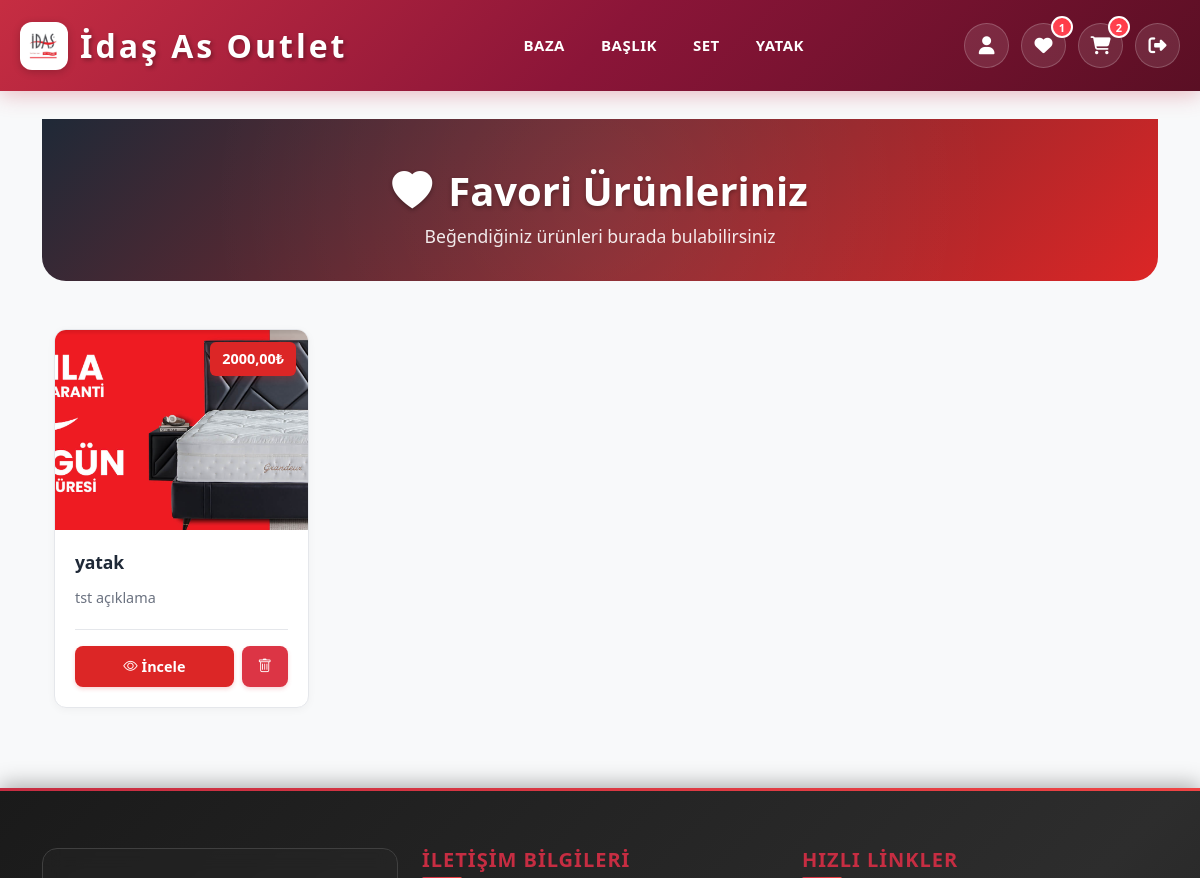
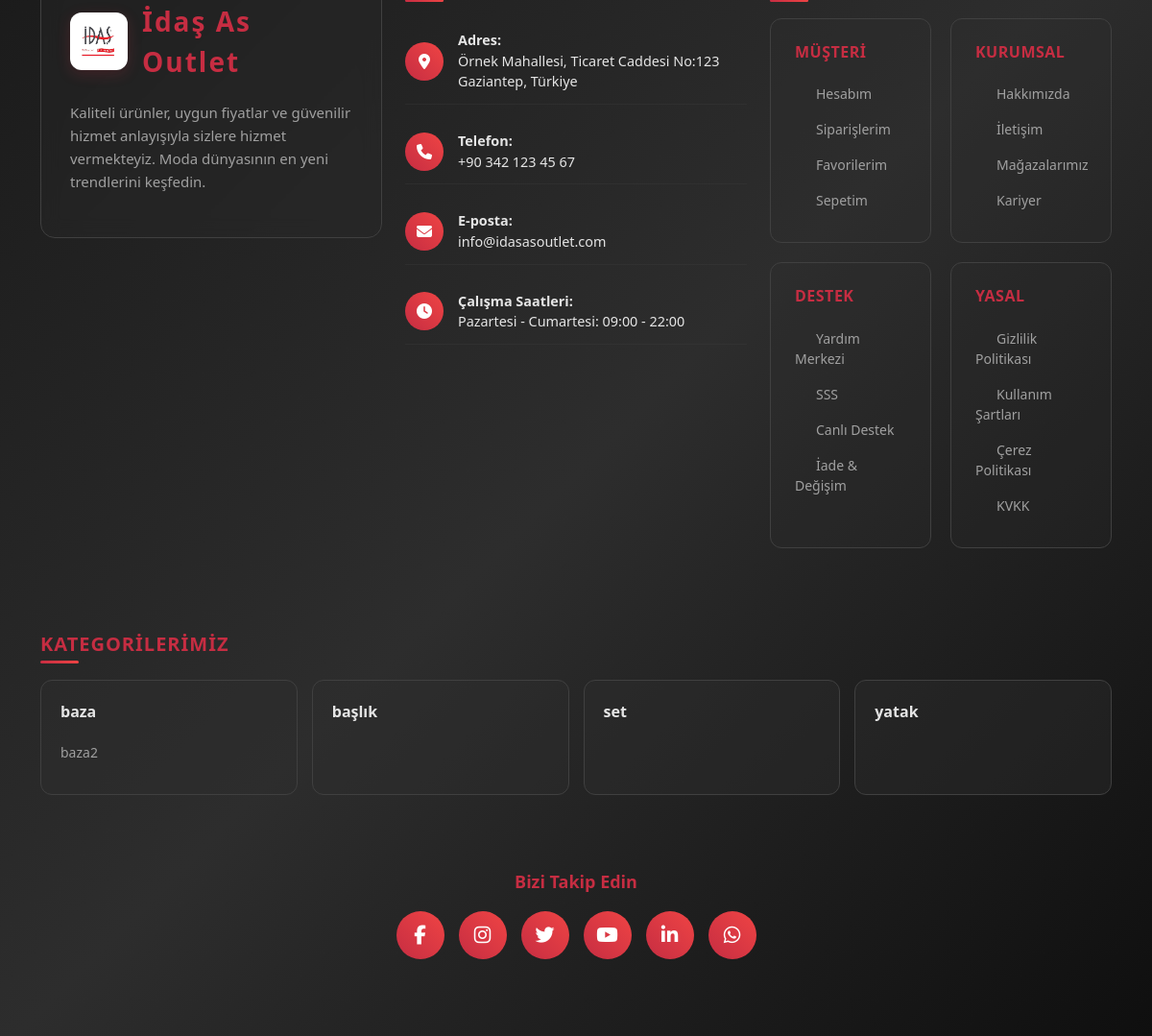
Screenshot of /favorites/ (signed in) with the database file from the repository (2 pictures, top to bottom).
### catalog/models.py (models this page shows, shortened)
class Category(models.Model):
    name        = models.CharField(max_length=100, verbose_name="Kategori Adı")
    slug        = models.SlugField(max_length=120, unique=True, verbose_name="Slug")
    parent      = models.ForeignKey(
        'self',
        related_name='children',
        on_delete=models.CASCADE,
        null=True,
        blank=True
    )
    is_active   = models.BooleanField(default=True)
    class Meta:
        verbose_name = "Kategori"
        verbose_name_plural = "Kategoriler"
        ordering = ['name']
    def get_absolute_url(self):
        return reverse('category_detail', args=[self.slug])

class ProductImage(models.Model):
    product     = models.ForeignKey(Product, related_name='images', on_delete=models.CASCADE)
    image       = models.ImageField(upload_to='product_images/', verbose_name="Ürün Resmi")
    alt_text    = models.CharField(max_length=150, blank=True, verbose_name="Alternatif Metin")
    is_featured = models.BooleanField(default=False, verbose_name="Öne Çıkan Resim (Thumbnail)")
    class Meta:
        verbose_name = "Ürün Resmi"
        verbose_name_plural = "Ürün Resimleri"

class Product(models.Model):
    name            = models.CharField(max_length=200, verbose_name="Ürün Adı")
    slug            = models.SlugField(max_length=220, unique=True, verbose_name="Slug")
    description     = models.TextField(verbose_name="Ürün Açıklaması")
    category        = models.ForeignKey(Category, related_name='products', on_delete=models.CASCADE)
    created_at      = models.DateTimeField(auto_now_add=True)
    updated_at      = models.DateTimeField(auto_now=True)
    is_active       = models.BooleanField(default=True)
    class Meta:
        verbose_name = "Ürün"
        verbose_name_plural = "Ürünler"
        ordering = ['-created_at']
    def get_featured_image(self):
        featured = self.images.filter(is_featured=True).first()
        if featured:
            return featured
        return self.images.first()
    def get_min_price(self):
        variants = self.variants.all()
        if variants.exists():
            return variants.order_by('price').first().price
        return 0
    def get_absolute_url(self):
        return reverse('product_detail', args=[self.slug])

class ProductVariant(models.Model):
    product         = models.ForeignKey(Product, related_name='variants', on_delete=models.CASCADE)
    variant_name    = models.CharField(max_length=50, verbose_name="Varyant (Örn: Küçük, Orta, Büyük)")
    price           = models.DecimalField(max_digits=10, decimal_places=2, verbose_name="Fiyat")
    class Meta:
        verbose_name = "Ürün Varyantı"
        verbose_name_plural = "Ürün Varyantları"
        ordering = ['variant_name']

### favorites/models.py (models this page shows, shortened)
class Favorite(models.Model):
    user        = models.ForeignKey(User, related_name='favorites', on_delete=models.CASCADE)
    product     = models.ForeignKey(Product, related_name='favorited_by', on_delete=models.CASCADE)
    added_at    = models.DateTimeField(auto_now_add=True)
    class Meta:
        verbose_name = "Favori Ürün"
        verbose_name_plural = "Favori Ürünler"
        unique_together = ('user', 'product')  # Aynı ürünü bir kullanıcı iki kez favori yapmasın

### favorites/views.py (the view)
# urls.py: path('', views.FavoriteListView.as_view(), name='favorite_list'),
class FavoriteListView(LoginRequiredMixin, View):
    def get(self, request):
        favorites = Favorite.objects.filter(user=request.user).select_related('product')
        return render(request, 'favorites/favorite_list.html', {'favorites': favorites})

### favorites/templates/favorites/favorite_list.html (shortened to what this page needs)
{% extends 'base.html' %}
{% load static %}
{% block content %}
<div class="page-header">
    <div class="container">
        <h1 class="page-title">
            <i class="bi bi-heart-fill me-3"></i>Favori Ürünleriniz
        </h1>
        <p class="page-subtitle">Beğendiğiniz ürünleri burada bulabilirsiniz</p>
    </div>
</div>
<div class="container">
    {% if favorites %}
        <div class="row row-cols-1 row-cols-sm-2 row-cols-md-3 row-cols-lg-4 g-4">
            {% for fav in favorites %}
                {% with product=fav.product %}
                    <div class="col">
                        <div class="card product-card">
                            <div class="card-img-wrapper">
                                {% with img=product.get_featured_image %}
                                    {% if img %}
                                        <img src="{{ img.image.url }}" class="card-img-top" alt="{{ product.name }}">
                                    {% else %}
                                        <img src="{% static 'img/no-image.png' %}" class="card-img-top" alt="Resim yok">
                                    {% endif %}
                                {% endwith %}
                                <div class="price-badge">
                                    {{ product.get_min_price|floatformat:2 }}₺
                                </div>
                            </div>
                            <div class="card-body-clean">
                                <h5 class="product-title">{{ product.name }}</h5>
                                <p class="product-description">{{ product.description|truncatechars:80 }}</p>
                                <div class="card-actions">
                                    <div class="action-buttons">
                                        <a href="{{ product.get_absolute_url }}" class="btn btn-clean btn-primary-clean">
                                            <i class="bi bi-eye me-1"></i> İncele
                                        </a>
                                        <a href="{% url 'remove_from_favorites' fav.id %}" class="btn btn-clean btn-danger-clean">
                                            <i class="bi bi-trash"></i>
                                        </a>
                                    </div>
                                </div>
                            </div>
                        </div>
                    </div>
                {% endwith %}
            {% endfor %}
        </div>
    {% endif %}
</div>
{% endblock %}

### templates/navbar.html (shortened to what this page needs)
{% load static %}
<nav class="navbar navbar-expand-lg">
    <div class="nav-container">
      <a class="navbar-brand" href="{% url 'home' %}">
        <img src="{% static 'img/idas2.png' %}" alt="Logo" width="48" height="48">
        <span class="logo-text">İdaş As Outlet</span>
      </a>
      <ul class="nav-menu" id="nav-menu">
        {% for category in menu_categories %}
          {% if category.children.all %}
            <li class="nav-item">
              <a href="{% url 'category_detail' category.slug %}"
                 class="nav-link{% if request.path == category.get_absolute_url %} active{% endif %}">
                {{ category.name }}
              </a>
            </li>
          {% else %}
            <li class="nav-item">
              <a href="{% url 'category_detail' category.slug %}"
                 class="nav-link{% if request.path == category.get_absolute_url %} active{% endif %}">
                {{ category.name }}
              </a>
            </li>
          {% endif %}
        {% endfor %}
      </ul>
      <div class="nav-icons">
        {% if user.is_authenticated %}
          <a href="{% url 'profile' %}" class="icon-btn" title="Profil">
            <i class="fas fa-user"></i>
          </a>
          <a href="{% url 'favorite_list' %}" class="icon-btn position-relative" title="Favoriler">
            <i class="fas fa-heart"></i>
            {% if favorite_count > 0 %}
              <span class="badge">{{ favorite_count }}</span>
            {% endif %}
          </a>
          <a href="{% url 'view_cart' %}" class="icon-btn position-relative" title="Sepet">
            <i class="fas fa-shopping-cart"></i>
            {% if cart_count > 0 %}
              <span class="badge">{{ cart_count }}</span>
            {% endif %}
          </a>
          <form method="post" action="{% url 'logout' %}" class="d-inline">
            <button type="submit" class="btn-link icon-btn" title="Çıkış">
              <i class="fas fa-sign-out-alt"></i>
            </button>
          </form>
        {% endif %}
      </div>
    </div>
  </nav>

### templates/footer.html (shortened to what this page needs)
 {% load static %}
  <footer class="premium-footer">
    <div class="container">
      <div class="footer-main">
        <div class="row">
          <div class="col-lg-4 col-md-6">
            <div class="company-info">
              <div class="company-logo">
                <img src="{% static 'img/idas2.png' %}" alt="İdaş As Outlet Logo">
                <div class="company-name">İdaş As Outlet</div>
              </div>
              <p class="company-description">
                Kaliteli ürünler, uygun fiyatlar ve güvenilir hizmet anlayışıyla sizlere hizmet vermekteyiz.
                Moda dünyasının en yeni trendlerini keşfedin.
              </p>
            </div>
          </div>
          <div class="col-lg-4 col-md-6">
            <div class="footer-section">
              <h5 class="footer-title">İletişim Bilgileri</h5>
              <ul class="contact-list">
                <li class="contact-item">
                  <div class="contact-icon">
                    <i class="fas fa-map-marker-alt"></i>
                  </div>
                  <div>
                    <strong>Adres:</strong><br>
                    Örnek Mahallesi, Ticaret Caddesi No:123<br>
                    Gaziantep, Türkiye
                  </div>
                </li>
                <li class="contact-item">
                  <div class="contact-icon">
                    <i class="fas fa-phone"></i>
                  </div>
                  <div>
                    <strong>Telefon:</strong><br>
                    +90 342 123 45 67
                  </div>
                </li>
                <li class="contact-item">
                  <div class="contact-icon">
                    <i class="fas fa-envelope"></i>
                  </div>
                  <div>
                    <strong>E-posta:</strong><br>
                    info@idasasoutlet.com
                  </div>
                </li>
                <li class="contact-item">
                  <div class="contact-icon">
                    <i class="fas fa-clock"></i>
                  </div>
                  <div>
                    <strong>Çalışma Saatleri:</strong><br>
                    Pazartesi - Cumartesi: 09:00 - 22:00
                  </div>
                </li>
              </ul>
            </div>
          </div>
          <div class="col-lg-4 col-md-12">
            <div class="footer-section">
              <h5 class="footer-title">Hızlı Linkler</h5>
              <div class="footer-links">
                <div class="link-group">
                  <h6 class="link-group-title">Müşteri</h6>
                  <a href="#" class="footer-link">Hesabım</a>
                  <a href="#" class="footer-link">Siparişlerim</a>
                  <a href="#" class="footer-link">Favorilerim</a>
                  <a href="#" class="footer-link">Sepetim</a>
                </div>
                <div class="link-group">
                  <h6 class="link-group-title">Kurumsal</h6>
                  <a href="#" class="footer-link">Hakkımızda</a>
                  <a href="#" class="footer-link">İletişim</a>
                  <a href="#" class="footer-link">Mağazalarımız</a>
                  <a href="#" class="footer-link">Kariyer</a>
                </div>
                <div class="link-group">
                  <h6 class="link-group-title">Destek</h6>
                  <a href="#" class="footer-link">Yardım Merkezi</a>
                  <a href="#" class="footer-link">SSS</a>
                  <a href="#" class="footer-link">Canlı Destek</a>
                  <a href="#" class="footer-link">İade & Değişim</a>
                </div>
                <div class="link-group">
                  <h6 class="link-group-title">Yasal</h6>
                  <a href="#" class="footer-link">Gizlilik Politikası</a>
                  <a href="#" class="footer-link">Kullanım Şartları</a>
                  <a href="#" class="footer-link">Çerez Politikası</a>
                  <a href="#" class="footer-link">KVKK</a>
                </div>
              </div>
            </div>
          </div>
        </div>
        {% if menu_categories %}
        <div class="row mt-5">
          <div class="col-12">
            <div class="footer-section">
              <h5 class="footer-title">Kategorilerimiz</h5>
              <div class="categories-grid">
                {% for category in menu_categories %}
                  <div class="category-card">
                    <a href="{% url 'category_detail' category.slug %}" class="category-link">
                      {{ category.name }}
                    </a>
                    {% if category.children.all %}
                      <ul class="subcategory-list">
                        {% for child in category.children.all|slice:":4" %}
                          {% if child.is_active %}
                            <li class="subcategory-item">
                              <a href="{% url 'category_detail' child.slug %}" class="subcategory-link">
                                {{ child.name }}
                              </a>
                            </li>
                          {% endif %}
                        {% endfor %}
                      </ul>
                    {% endif %}
                  </div>
                {% endfor %}
              </div>
            </div>
          </div>
        </div>
        {% endif %}
        <div class="social-media">
          <h5 class="social-title">Bizi Takip Edin</h5>
          <div class="social-icons">
            <a href="#" class="social-icon" title="Facebook" aria-label="Facebook">
              <i class="fab fa-facebook-f"></i>
            </a>
            <a href="#" class="social-icon" title="Instagram" aria-label="Instagram">
              <i class="fab fa-instagram"></i>
            </a>
            <a href="#" class="social-icon" title="Twitter" aria-label="Twitter">
              <i class="fab fa-twitter"></i>
            </a>
            <a href="#" class="social-icon" title="YouTube" aria-label="YouTube">
              <i class="fab fa-youtube"></i>
            </a>
            <a href="#" class="social-icon" title="LinkedIn" aria-label="LinkedIn">
              <i class="fab fa-linkedin-in"></i>
            </a>
            <a href="#" class="social-icon" title="WhatsApp" aria-label="WhatsApp">
              <i class="fab fa-whatsapp"></i>
            </a>
          </div>
        </div>
      </div>
    </div>
  </footer>

### rows the page displays
Category: name "BAZA", name "baza"
Category: name "BAŞLIK", name "başlık"
Category: name "SET", name "set"
Category: name "YATAK", name "yatak"
Favorite: image (picture), product.get_min_price "2000,00", product.name "yatak", product.description "tst açıklama"
Category: name "baza2"

### other values shown
{{ favorite_count }} "1"
{{ cart_count }} "2"
